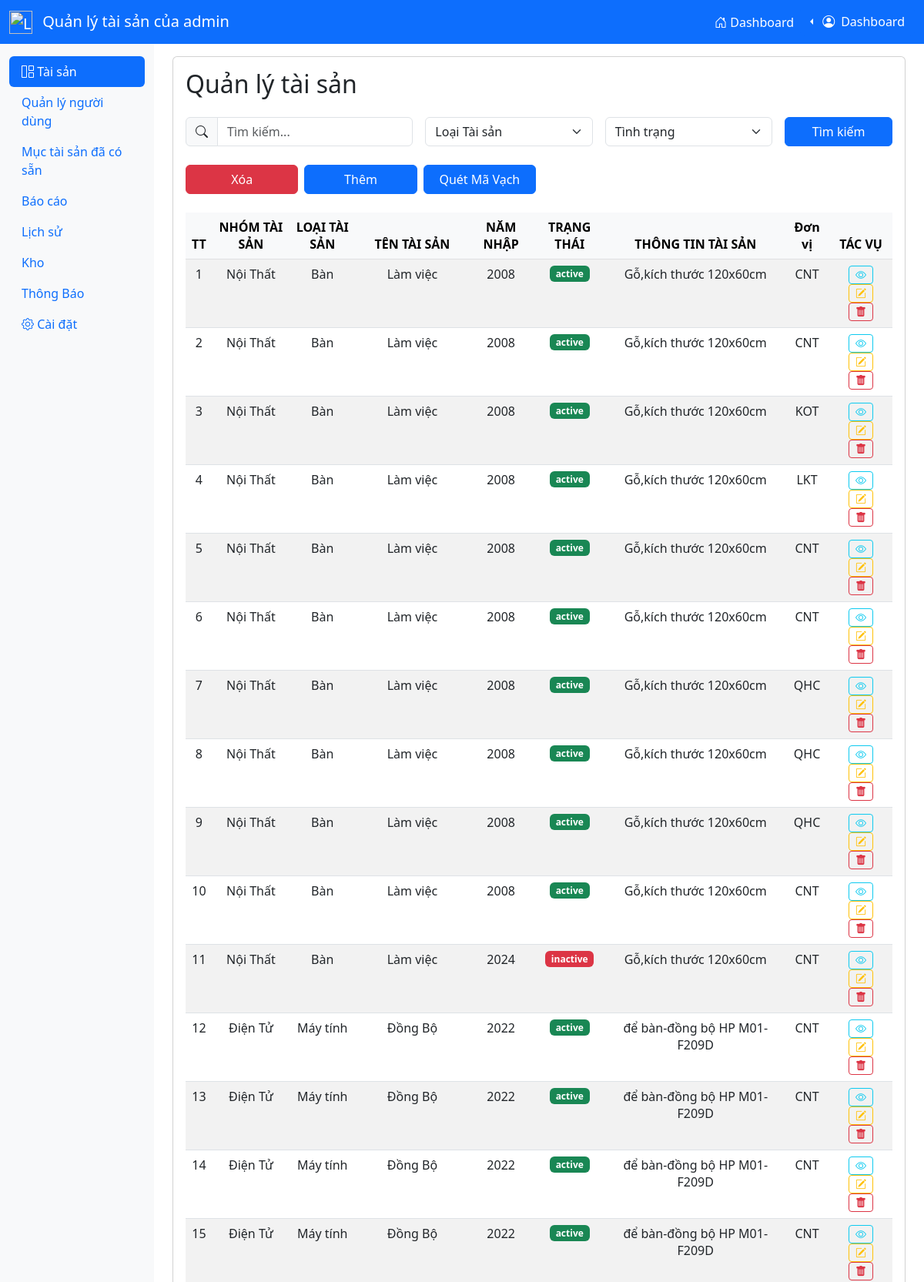
The app's page /admin.php (upper part) with its own data.
### tables this page shows
CREATE TABLE `full_information` (
  `product_group` varchar(4) NOT NULL,
  `product_category` varchar(4) NOT NULL,
  `product_name` varchar(3) NOT NULL,
  `year_import` varchar(4) NOT NULL,
  `item` varchar(4) NOT NULL,
  `barcode` varchar(36) NOT NULL DEFAULT uuid(),
  `product_information` text DEFAULT NULL,
  `Warranty_Period` date DEFAULT NULL,
  `product_status` varchar(50) NOT NULL,
  `units` varchar(3) DEFAULT NULL
);

CREATE TABLE `group_product` (
  `id_group` varchar(4) NOT NULL,
  `name_group` varchar(50) NOT NULL
);

CREATE TABLE `category_product` (
  `id_category` varchar(4) NOT NULL,
  `name_category` varchar(50) NOT NULL
);

CREATE TABLE `product` (
  `id_product` varchar(3) NOT NULL,
  `name_product` varchar(255) NOT NULL
);

CREATE TABLE `year_import` (
  `id_year` varchar(3) NOT NULL,
  `year_import` varchar(4) NOT NULL
);

### admin.php (the view, shortened to what this page needs)
<?php
require_once __DIR__ . '/config.php';
$search = "";
$sql = "SELECT * FROM `full_information` WHERE 1=1";
$kq = $conn->query($sql);
?>
<!DOCTYPE html>
<html lang="en">
<head>
  <link href="https://cdn.jsdelivr.net/npm/bootstrap@5.3.0/dist/css/bootstrap.min.css" rel="stylesheet">
  <link rel="stylesheet" href="https://cdn.jsdelivr.net/npm/bootstrap-icons@1.7.2/font/bootstrap-icons.css">
</head>
<body>
  <nav class="navbar navbar-expand-lg navbar-dark bg-primary">
    <div class="container-fluid">
      <a class="navbar-brand" href="#">
        <img src="https://i.pinimg.com/736x/70/54/63/70546384b90a3b386bf16531c859d868.jpg" width="30"
          height="30" class="d-inline-block align-text-top me-2" alt="Logo">
        Quản lý tài sản của admin
      </a>
      <div class="collapse navbar-collapse" id="navbarNav">
        <ul class="navbar-nav ms-auto">
          <li class="nav-item">
            <a class="nav-link active" href="#"><i class="bi bi-house-door"></i> Dashboard</a>
          </li>
          <li class="nav-item">
            <div class="dropdown dropstart text-end">
              <button type="button" class="btn btn-primary dropdown-toggle d-flex align-items-center"
                data-bs-toggle="dropdown">
                <i class="bi bi-person-circle mb-0 ms-2 "></i>
                <p class="mb-0 ms-2">Dashboard</p>
              </button>
            </div>
          </li>
        </ul>
      </div>
    </div>
  </nav>
  <div class="container-fluid">
    <div class="row">
      <nav id="sidebar" class="col-md-3 col-lg-2 d-md-block bg-light sidebar collapse">
        <div class="position-sticky pt-3">
          <ul class="nav flex-column ">
            <li class="nav-item nav-pills">
              <a class="nav-link active" href="#">
                <i class="bi bi-grid-1x2"></i> Tài sản
              </a>
            </li>
            <li class="nav-item">
              <a class="nav-link" href="quanlynguoidung.php">
                Quản lý người dùng
              </a>
            </li>
            <li class="nav-item">
              <a class="nav-link" href="taisan.php">
                Mục tài sản đã có sẵn
              </a>
            </li>
            <li class="nav-item">
              <div>
                <button class="btn nav-link" type="button" data-bs-toggle="collapse"
                  data-bs-target="#themtaisan" aria-expanded="false" aria-controls="themtaisan">
                  Báo cáo
                </button>
              </div>
            </li>
            <li class="nav-item">
              <a class="nav-link" href="lichsu.php">
                Lịch sử
              </a>
            </li>
            <li class="nav-item">
              <a class="nav-link" href="kho.php">
                Kho
              </a>
            </li>
            <li class="nav-item">
              <a class="nav-link" href="hienthithongbao.php">
                Thông Báo
              </a>
            </li>
            <li class="nav-item">
              <a class="nav-link" href="caidat.php">
                <i class="bi bi-gear"></i> Cài đặt
              </a>
            </li>
          </ul>
        </div>
      </nav>
      <main class="col-md-9 ms-sm-auto col-lg-10 px-md-4">
        <div class="card mt-3">
          <div class="card-body">
            <h2 class="card-title mb-4">Quản lý tài sản </h2>
            <form class="row g-3 mb-4" method="GET">
              <div class="col-md-4">
                <div class="input-group">
                  <span class="input-group-text"><i class="bi bi-search"></i></span>
                  <input name="search" type="text" class="form-control " placeholder="Tìm kiếm..."
                    value="<?php echo htmlspecialchars($search) ?>">
                </div>
              </div>
              <div class="col-md-3">
                <select name="loaitaisan" class='form-select'>
                  <option value="">Loại Tài sản </option>
                </select>
              </div>
              <div class="col-md-3">
                <select name="tinhtrang" class="form-select">
                  <option value="">Tình trạng</option>
                </select>
              </div>
              <div class="col-md-2">
                <button type="submit" class="btn btn-primary w-100">Tìm kiếm</button>
              </div>
            </form>
            <div class="row g-2 mb-4">
              <div class="col-md-2">
                <a href="admin.php" class="btn btn-danger w-100">Xóa</a>
              </div>
              <div class="col-md-2">
                <button class="btn btn-primary w-100" onclick="themtaisan()">Thêm</button>
              </div>
              <div class="col-md-2">
                <button class="btn btn-primary w-100" onclick="quetma()">Quét Mã Vạch</button>
              </div>
            </div>
            <div class="table-responsive " style="overflow-y:scroll;height:65vh;">
              <table class="table table-hover text-center table-scroll table-striped">
                <thead class="table-light">
                  <tr>
                    <th>TT</th>
                    <th>NHÓM TÀI SẢN</th>
                    <th>LOẠI TÀI SẢN</th>
                    <th>TÊN TÀI SẢN</th>
                    <th>NĂM NHẬP</th>
                    <th>TRẠNG THÁI</th>
                    <th>THÔNG TIN TÀI SẢN</th>
                    <th>Đơn vị </th>
                    <th>TÁC VỤ</th>
                  </tr>
                </thead>
                <tbody>
                  <?php
                  $tt = 1;
                  $group = '';
                  $category = '';
                  $name = '';
                  if ($kq->num_rows > 0) {
                    while ($row = $kq->fetch_assoc()) {
                      echo "<tr>";
                      echo "<td>" . $tt . "</td>";
                      $kqgroup = $conn->query("SELECT * FROM group_product WHERE id_group = " . $row["product_group"] . "");
                      if ($kqgroup->num_rows > 0) {
                        $rowgroup = $kqgroup->fetch_assoc();
                        $group = $rowgroup["name_group"];
                      }
                      echo "<td>" . $group . "</td>";
                      $kqcategory = $conn->query("SELECT * FROM category_product WHERE id_category = " . $row["product_category"] . "");
                      if ($kqcategory->num_rows > 0) {
                        $rowcategory = $kqcategory->fetch_assoc();
                        $category = $rowcategory["name_category"];
                      }
                      echo "<td>" . $category . "</td>";
                      $ten = strtoupper($row["product_name"]);
                      $kqname = $conn->query("SELECT * FROM `product` WHERE `id_product`='$ten'");
                      if ($kqname->num_rows > 0) {
                        $rowname = $kqname->fetch_assoc();
                        $name = $rowname["name_product"];
                      }
                      echo "<td>" . $name . "</td>";
                      $nam = '';
                      $strnam = $conn->real_escape_string($row["year_import"]);
                      $sql = "SELECT * FROM `year_import` WHERE `id_year` LIKE '$strnam'";
                      $kqnam = $conn->query($sql);
                      if ($kqnam && $kqnam->num_rows > 0) {
                        $rownam = $kqnam->fetch_assoc();
                        $nam = $rownam['year_import'];
                      }
                      echo "<td>" . $nam . "</td>";
                      $status = ($row["product_status"] == 'active') ? 'badge bg-success' : 'badge bg-danger';
                      echo "<td><span class='$status'>" . $row["product_status"] . "</span></td>";
                      echo "<td>" . $row["product_information"] . "</td>";
                      echo "<td>" . $row["units"] . "</td>";
                      echo "<td>
                        <button class='btn btn-outline-info btn-sm' onclick='xemchitiet(\"" . $row["barcode"] . "\")'>
                            <i class='bi bi-eye'></i>
                        </button>
                        <button class='btn btn-sm btn-outline-warning' onclick='suataisan(\"" . $row["barcode"] . "\")'>
                            <i class='bi bi-pencil-square'></i>
                        </button>
                        <button class='btn btn-outline-danger btn-sm' onclick='xoa(\"" . $row["barcode"] . "\")'>
                            <i class='bi bi-trash-fill'></i>
                        </button>
                      </td>";
                      $tt++;
                    }
                  } else {
                    echo "<tr><td colspan='9'>Không có dữ liệu</td></tr>";
                  }
                  ?>
                </tbody>
              </table>
            </div>
          </div>
        </div>
      </main>
    </div>
  </div>
</body>
</html>

### records on screen
full_information: product_group.name_group "Nội Thất", product_category.name_category "Bàn", product_name.name_product "Làm việc", year_import.year_import "2008", product_status "active", product_information "Gỗ,kích thước 120x60cm", units "CNT"
full_information: product_group.name_group "Nội Thất", product_category.name_category "Bàn", product_name.name_product "Làm việc", year_import.year_import "2008", product_status "active", product_information "Gỗ,kích thước 120x60cm", units "CNT"
full_information: product_group.name_group "Nội Thất", product_category.name_category "Bàn", product_name.name_product "Làm việc", year_import.year_import "2008", product_status "active", product_information "Gỗ,kích thước 120x60cm", units "KOT"
full_information: product_group.name_group "Nội Thất", product_category.name_category "Bàn", product_name.name_product "Làm việc", year_import.year_import "2008", product_status "active", product_information "Gỗ,kích thước 120x60cm", units "LKT"
full_information: product_group.name_group "Nội Thất", product_category.name_category "Bàn", product_name.name_product "Làm việc", year_import.year_import "2008", product_status "active", product_information "Gỗ,kích thước 120x60cm", units "CNT"
full_information: product_group.name_group "Nội Thất", product_category.name_category "Bàn", product_name.name_product "Làm việc", year_import.year_import "2008", product_status "active", product_information "Gỗ,kích thước 120x60cm", units "CNT"
full_information: product_group.name_group "Nội Thất", product_category.name_category "Bàn", product_name.name_product "Làm việc", year_import.year_import "2008", product_status "active", product_information "Gỗ,kích thước 120x60cm", units "QHC"
full_information: product_group.name_group "Nội Thất", product_category.name_category "Bàn", product_name.name_product "Làm việc", year_import.year_import "2008", product_status "active", product_information "Gỗ,kích thước 120x60cm", units "QHC"
full_information: product_group.name_group "Nội Thất", product_category.name_category "Bàn", product_name.name_product "Làm việc", year_import.year_import "2008", product_status "active", product_information "Gỗ,kích thước 120x60cm", units "QHC"
full_information: product_group.name_group "Nội Thất", product_category.name_category "Bàn", product_name.name_product "Làm việc", year_import.year_import "2008", product_status "active", product_information "Gỗ,kích thước 120x60cm", units "CNT"
full_information: product_group.name_group "Nội Thất", product_category.name_category "Bàn", product_name.name_product "Làm việc", year_import.year_import "2024", product_status "inactive", product_information "Gỗ,kích thước 120x60cm", units "CNT"
full_information: product_group.name_group "Điện Tử", product_category.name_category "Máy tính", product_name.name_product "Đồng Bộ", year_import.year_import "2022", product_status "active", product_information "để bàn-đồng bộ HP M01-F209D", units "CNT"
full_information: product_group.name_group "Điện Tử", product_category.name_category "Máy tính", product_name.name_product "Đồng Bộ", year_import.year_import "2022", product_status "active", product_information "để bàn-đồng bộ HP M01-F209D", units "CNT"
full_information: product_group.name_group "Điện Tử", product_category.name_category "Máy tính", product_name.name_product "Đồng Bộ", year_import.year_import "2022", product_status "active", product_information "để bàn-đồng bộ HP M01-F209D", units "CNT"
full_information: product_group.name_group "Điện Tử", product_category.name_category "Máy tính", product_name.name_product "Đồng Bộ", year_import.year_import "2022", product_status "active", product_information "để bàn-đồng bộ HP M01-F209D", units "CNT"
